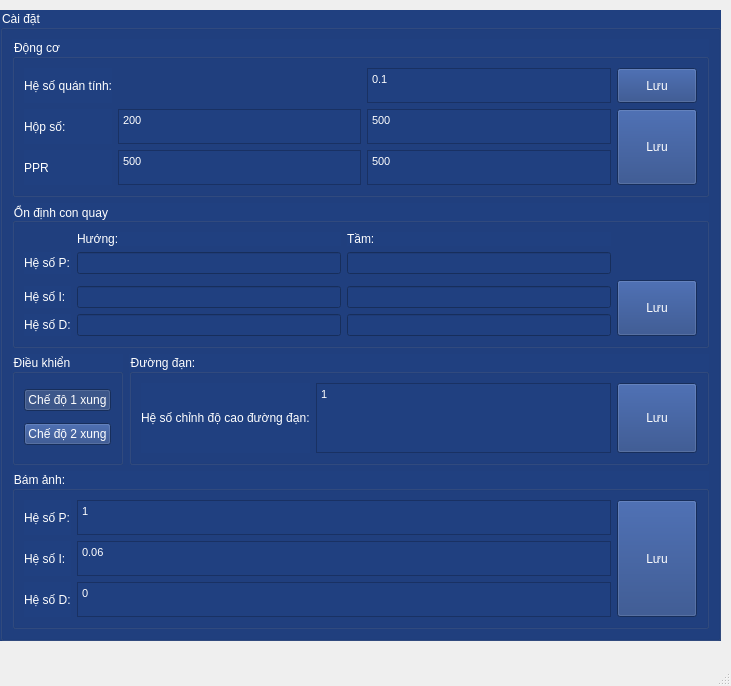
<?xml version="1.0" encoding="UTF-8"?>
<ui version="4.0">
 <class>MainWindow</class>
 <widget class="QMainWindow" name="MainWindow">
  <property name="geometry">
   <rect>
    <x>0</x>
    <y>0</y>
    <width>731</width>
    <height>686</height>
   </rect>
  </property>
  <property name="windowTitle">
   <string>MainWindow</string>
  </property>
  <widget class="QWidget" name="centralwidget">
   <widget class="QGroupBox" name="groupBox_setup">
    <property name="geometry">
     <rect>
      <x>0</x>
      <y>10</y>
      <width>721</width>
      <height>631</height>
     </rect>
    </property>
    <property name="styleSheet">
     <string notr="true">background-color: rgb(32, 64, 128); color:rgb(255, 255, 255)</string>
    </property>
    <property name="title">
     <string>Cài đặt</string>
    </property>
    <layout class="QGridLayout" name="gridLayout_7">
     <item row="0" column="0" colspan="2">
      <widget class="QGroupBox" name="groupBox_13">
       <property name="title">
        <string>Động cơ</string>
       </property>
       <layout class="QGridLayout" name="gridLayout_12">
        <item row="0" column="0">
         <widget class="QLabel" name="label_11">
          <property name="text">
           <string>Hệ số quán tính:</string>
          </property>
         </widget>
        </item>
        <item row="1" column="0">
         <widget class="QLabel" name="label_9">
          <property name="text">
           <string>Hộp số:</string>
          </property>
         </widget>
        </item>
        <item row="2" column="0">
         <widget class="QLabel" name="label_10">
          <property name="text">
           <string>PPR</string>
          </property>
         </widget>
        </item>
        <item row="1" column="1">
         <widget class="QTextEdit" name="textEdit_gearh">
          <property name="html">
           <string>&lt;!DOCTYPE HTML PUBLIC &quot;-//W3C//DTD HTML 4.0//EN&quot; &quot;http://www.w3.org/TR/REC-html40/strict.dtd&quot;&gt;
&lt;html&gt;&lt;head&gt;&lt;meta name=&quot;qrichtext&quot; content=&quot;1&quot; /&gt;&lt;style type=&quot;text/css&quot;&gt;
p, li { white-space: pre-wrap; }
&lt;/style&gt;&lt;/head&gt;&lt;body style=&quot; font-family:'MS Shell Dlg 2'; font-size:8.25pt; font-weight:400; font-style:normal;&quot;&gt;
&lt;p style=&quot; margin-top:0px; margin-bottom:0px; margin-left:0px; margin-right:0px; -qt-block-indent:0; text-indent:0px;&quot;&gt;200&lt;/p&gt;&lt;/body&gt;&lt;/html&gt;</string>
          </property>
         </widget>
        </item>
        <item row="1" column="2">
         <widget class="QTextEdit" name="textEdit_gearv">
          <property name="html">
           <string>&lt;!DOCTYPE HTML PUBLIC &quot;-//W3C//DTD HTML 4.0//EN&quot; &quot;http://www.w3.org/TR/REC-html40/strict.dtd&quot;&gt;
&lt;html&gt;&lt;head&gt;&lt;meta name=&quot;qrichtext&quot; content=&quot;1&quot; /&gt;&lt;style type=&quot;text/css&quot;&gt;
p, li { white-space: pre-wrap; }
&lt;/style&gt;&lt;/head&gt;&lt;body style=&quot; font-family:'MS Shell Dlg 2'; font-size:8.25pt; font-weight:400; font-style:normal;&quot;&gt;
&lt;p style=&quot; margin-top:0px; margin-bottom:0px; margin-left:0px; margin-right:0px; -qt-block-indent:0; text-indent:0px;&quot;&gt;500&lt;/p&gt;&lt;/body&gt;&lt;/html&gt;</string>
          </property>
         </widget>
        </item>
        <item row="2" column="1">
         <widget class="QTextEdit" name="textEdit_pprh">
          <property name="html">
           <string>&lt;!DOCTYPE HTML PUBLIC &quot;-//W3C//DTD HTML 4.0//EN&quot; &quot;http://www.w3.org/TR/REC-html40/strict.dtd&quot;&gt;
&lt;html&gt;&lt;head&gt;&lt;meta name=&quot;qrichtext&quot; content=&quot;1&quot; /&gt;&lt;style type=&quot;text/css&quot;&gt;
p, li { white-space: pre-wrap; }
&lt;/style&gt;&lt;/head&gt;&lt;body style=&quot; font-family:'MS Shell Dlg 2'; font-size:8.25pt; font-weight:400; font-style:normal;&quot;&gt;
&lt;p style=&quot; margin-top:0px; margin-bottom:0px; margin-left:0px; margin-right:0px; -qt-block-indent:0; text-indent:0px;&quot;&gt;500&lt;/p&gt;&lt;/body&gt;&lt;/html&gt;</string>
          </property>
         </widget>
        </item>
        <item row="2" column="2">
         <widget class="QTextEdit" name="textEdit_pprv">
          <property name="html">
           <string>&lt;!DOCTYPE HTML PUBLIC &quot;-//W3C//DTD HTML 4.0//EN&quot; &quot;http://www.w3.org/TR/REC-html40/strict.dtd&quot;&gt;
&lt;html&gt;&lt;head&gt;&lt;meta name=&quot;qrichtext&quot; content=&quot;1&quot; /&gt;&lt;style type=&quot;text/css&quot;&gt;
p, li { white-space: pre-wrap; }
&lt;/style&gt;&lt;/head&gt;&lt;body style=&quot; font-family:'MS Shell Dlg 2'; font-size:8.25pt; font-weight:400; font-style:normal;&quot;&gt;
&lt;p style=&quot; margin-top:0px; margin-bottom:0px; margin-left:0px; margin-right:0px; -qt-block-indent:0; text-indent:0px;&quot;&gt;500&lt;/p&gt;&lt;/body&gt;&lt;/html&gt;</string>
          </property>
         </widget>
        </item>
        <item row="0" column="3">
         <widget class="QPushButton" name="bt_save_setting_2">
          <property name="sizePolicy">
           <sizepolicy hsizetype="Minimum" vsizetype="Preferred">
            <horstretch>0</horstretch>
            <verstretch>0</verstretch>
           </sizepolicy>
          </property>
          <property name="text">
           <string>Lưu</string>
          </property>
          <property name="autoExclusive">
           <bool>true</bool>
          </property>
         </widget>
        </item>
        <item row="1" column="3" rowspan="2">
         <widget class="QPushButton" name="bt_send_pid_2">
          <property name="sizePolicy">
           <sizepolicy hsizetype="Minimum" vsizetype="Preferred">
            <horstretch>0</horstretch>
            <verstretch>0</verstretch>
           </sizepolicy>
          </property>
          <property name="text">
           <string>Lưu</string>
          </property>
          <property name="autoExclusive">
           <bool>true</bool>
          </property>
         </widget>
        </item>
        <item row="0" column="2">
         <widget class="QTextEdit" name="textEdit_acc">
          <property name="html">
           <string>&lt;!DOCTYPE HTML PUBLIC &quot;-//W3C//DTD HTML 4.0//EN&quot; &quot;http://www.w3.org/TR/REC-html40/strict.dtd&quot;&gt;
&lt;html&gt;&lt;head&gt;&lt;meta name=&quot;qrichtext&quot; content=&quot;1&quot; /&gt;&lt;style type=&quot;text/css&quot;&gt;
p, li { white-space: pre-wrap; }
&lt;/style&gt;&lt;/head&gt;&lt;body style=&quot; font-family:'MS Shell Dlg 2'; font-size:8.25pt; font-weight:400; font-style:normal;&quot;&gt;
&lt;p style=&quot; margin-top:0px; margin-bottom:0px; margin-left:0px; margin-right:0px; -qt-block-indent:0; text-indent:0px;&quot;&gt;0.1&lt;/p&gt;&lt;/body&gt;&lt;/html&gt;</string>
          </property>
         </widget>
        </item>
       </layout>
      </widget>
     </item>
     <item row="2" column="1">
      <widget class="QGroupBox" name="groupBox_6">
       <property name="title">
        <string>Đường đạn:</string>
       </property>
       <layout class="QGridLayout" name="gridLayout_6">
        <item row="0" column="0">
         <widget class="QLabel" name="label_6">
          <property name="text">
           <string>Hệ số chỉnh độ cao đường đạn:</string>
          </property>
         </widget>
        </item>
        <item row="0" column="1">
         <widget class="QTextEdit" name="textEdit_ballistic_k">
          <property name="html">
           <string>&lt;!DOCTYPE HTML PUBLIC &quot;-//W3C//DTD HTML 4.0//EN&quot; &quot;http://www.w3.org/TR/REC-html40/strict.dtd&quot;&gt;
&lt;html&gt;&lt;head&gt;&lt;meta name=&quot;qrichtext&quot; content=&quot;1&quot; /&gt;&lt;style type=&quot;text/css&quot;&gt;
p, li { white-space: pre-wrap; }
&lt;/style&gt;&lt;/head&gt;&lt;body style=&quot; font-family:'MS Shell Dlg 2'; font-size:8.25pt; font-weight:400; font-style:normal;&quot;&gt;
&lt;p style=&quot; margin-top:0px; margin-bottom:0px; margin-left:0px; margin-right:0px; -qt-block-indent:0; text-indent:0px;&quot;&gt;1&lt;/p&gt;&lt;/body&gt;&lt;/html&gt;</string>
          </property>
         </widget>
        </item>
        <item row="0" column="2">
         <widget class="QPushButton" name="bt_save_setting">
          <property name="sizePolicy">
           <sizepolicy hsizetype="Minimum" vsizetype="Preferred">
            <horstretch>0</horstretch>
            <verstretch>0</verstretch>
           </sizepolicy>
          </property>
          <property name="text">
           <string>Lưu</string>
          </property>
          <property name="autoExclusive">
           <bool>true</bool>
          </property>
         </widget>
        </item>
       </layout>
      </widget>
     </item>
     <item row="2" column="0">
      <widget class="QGroupBox" name="groupBox_7">
       <property name="title">
        <string>Điều khiển</string>
       </property>
       <layout class="QGridLayout" name="gridLayout_8">
        <item row="0" column="0" colspan="2">
         <widget class="QPushButton" name="bt_control_1_pulse">
          <property name="text">
           <string>Chế độ 1 xung</string>
          </property>
          <property name="checkable">
           <bool>true</bool>
          </property>
          <property name="checked">
           <bool>true</bool>
          </property>
          <property name="autoExclusive">
           <bool>true</bool>
          </property>
         </widget>
        </item>
        <item row="1" column="0" colspan="2">
         <widget class="QPushButton" name="bt_control_2_pulse">
          <property name="text">
           <string>Chế độ 2 xung</string>
          </property>
          <property name="checkable">
           <bool>true</bool>
          </property>
          <property name="autoExclusive">
           <bool>true</bool>
          </property>
         </widget>
        </item>
       </layout>
      </widget>
     </item>
     <item row="1" column="0" colspan="2">
      <widget class="QGroupBox" name="groupBox_8">
       <property name="title">
        <string>Ổn định con quay</string>
       </property>
       <layout class="QGridLayout" name="gridLayout_9">
        <item row="4" column="3" rowspan="3">
         <widget class="QPushButton" name="bt_send_pid">
          <property name="sizePolicy">
           <sizepolicy hsizetype="Minimum" vsizetype="Preferred">
            <horstretch>0</horstretch>
            <verstretch>0</verstretch>
           </sizepolicy>
          </property>
          <property name="text">
           <string>Lưu</string>
          </property>
          <property name="autoExclusive">
           <bool>true</bool>
          </property>
         </widget>
        </item>
        <item row="1" column="2">
         <widget class="QLabel" name="label_8">
          <property name="text">
           <string>Tầm:</string>
          </property>
         </widget>
        </item>
        <item row="6" column="0">
         <widget class="QLabel" name="label_4">
          <property name="text">
           <string>Hệ số D:</string>
          </property>
         </widget>
        </item>
        <item row="5" column="0">
         <widget class="QLabel" name="label_3">
          <property name="text">
           <string>Hệ số I:</string>
          </property>
         </widget>
        </item>
        <item row="1" column="1">
         <widget class="QLabel" name="label_7">
          <property name="text">
           <string>Hướng:</string>
          </property>
         </widget>
        </item>
        <item row="2" column="1">
         <widget class="QLineEdit" name="lineEdit_hp"/>
        </item>
        <item row="2" column="0">
         <widget class="QLabel" name="label_2">
          <property name="text">
           <string>Hệ số P:</string>
          </property>
         </widget>
        </item>
        <item row="5" column="1">
         <widget class="QLineEdit" name="lineEdit_hi"/>
        </item>
        <item row="6" column="1">
         <widget class="QLineEdit" name="lineEdit_hd"/>
        </item>
        <item row="2" column="2">
         <widget class="QLineEdit" name="lineEdit_vp"/>
        </item>
        <item row="5" column="2">
         <widget class="QLineEdit" name="lineEdit_vi"/>
        </item>
        <item row="6" column="2">
         <widget class="QLineEdit" name="lineEdit_vd"/>
        </item>
       </layout>
       <zorder>label_7</zorder>
       <zorder>label_8</zorder>
       <zorder>bt_send_pid</zorder>
       <zorder>label_3</zorder>
       <zorder>label_4</zorder>
       <zorder>lineEdit_hp</zorder>
       <zorder>label_2</zorder>
       <zorder>lineEdit_hi</zorder>
       <zorder>lineEdit_hd</zorder>
       <zorder>lineEdit_vp</zorder>
       <zorder>lineEdit_vi</zorder>
       <zorder>lineEdit_vd</zorder>
      </widget>
     </item>
     <item row="3" column="0" colspan="2">
      <widget class="QGroupBox" name="groupBox_14">
       <property name="title">
        <string>Bám ảnh:</string>
       </property>
       <layout class="QGridLayout" name="gridLayout_13">
        <item row="2" column="0">
         <widget class="QLabel" name="label_14">
          <property name="text">
           <string>Hệ số D:</string>
          </property>
         </widget>
        </item>
        <item row="0" column="1">
         <widget class="QTextEdit" name="textEdit_p_track">
          <property name="html">
           <string>&lt;!DOCTYPE HTML PUBLIC &quot;-//W3C//DTD HTML 4.0//EN&quot; &quot;http://www.w3.org/TR/REC-html40/strict.dtd&quot;&gt;
&lt;html&gt;&lt;head&gt;&lt;meta name=&quot;qrichtext&quot; content=&quot;1&quot; /&gt;&lt;style type=&quot;text/css&quot;&gt;
p, li { white-space: pre-wrap; }
&lt;/style&gt;&lt;/head&gt;&lt;body style=&quot; font-family:'MS Shell Dlg 2'; font-size:8.25pt; font-weight:400; font-style:normal;&quot;&gt;
&lt;p style=&quot; margin-top:0px; margin-bottom:0px; margin-left:0px; margin-right:0px; -qt-block-indent:0; text-indent:0px;&quot;&gt;1&lt;/p&gt;&lt;/body&gt;&lt;/html&gt;</string>
          </property>
         </widget>
        </item>
        <item row="2" column="1">
         <widget class="QTextEdit" name="textEdit_d_track">
          <property name="html">
           <string>&lt;!DOCTYPE HTML PUBLIC &quot;-//W3C//DTD HTML 4.0//EN&quot; &quot;http://www.w3.org/TR/REC-html40/strict.dtd&quot;&gt;
&lt;html&gt;&lt;head&gt;&lt;meta name=&quot;qrichtext&quot; content=&quot;1&quot; /&gt;&lt;style type=&quot;text/css&quot;&gt;
p, li { white-space: pre-wrap; }
&lt;/style&gt;&lt;/head&gt;&lt;body style=&quot; font-family:'MS Shell Dlg 2'; font-size:8.25pt; font-weight:400; font-style:normal;&quot;&gt;
&lt;p style=&quot; margin-top:0px; margin-bottom:0px; margin-left:0px; margin-right:0px; -qt-block-indent:0; text-indent:0px;&quot;&gt;0&lt;/p&gt;&lt;/body&gt;&lt;/html&gt;</string>
          </property>
         </widget>
        </item>
        <item row="1" column="0">
         <widget class="QLabel" name="label_13">
          <property name="text">
           <string>Hệ số I:</string>
          </property>
         </widget>
        </item>
        <item row="0" column="0">
         <widget class="QLabel" name="label_12">
          <property name="text">
           <string>Hệ số P:</string>
          </property>
         </widget>
        </item>
        <item row="1" column="1">
         <widget class="QTextEdit" name="textEdit_i_track">
          <property name="html">
           <string>&lt;!DOCTYPE HTML PUBLIC &quot;-//W3C//DTD HTML 4.0//EN&quot; &quot;http://www.w3.org/TR/REC-html40/strict.dtd&quot;&gt;
&lt;html&gt;&lt;head&gt;&lt;meta name=&quot;qrichtext&quot; content=&quot;1&quot; /&gt;&lt;style type=&quot;text/css&quot;&gt;
p, li { white-space: pre-wrap; }
&lt;/style&gt;&lt;/head&gt;&lt;body style=&quot; font-family:'MS Shell Dlg 2'; font-size:8.25pt; font-weight:400; font-style:normal;&quot;&gt;
&lt;p style=&quot; margin-top:0px; margin-bottom:0px; margin-left:0px; margin-right:0px; -qt-block-indent:0; text-indent:0px;&quot;&gt;0.06&lt;/p&gt;&lt;/body&gt;&lt;/html&gt;</string>
          </property>
         </widget>
        </item>
        <item row="0" column="2" rowspan="3">
         <widget class="QPushButton" name="bt_send_pid_track">
          <property name="sizePolicy">
           <sizepolicy hsizetype="Minimum" vsizetype="Preferred">
            <horstretch>0</horstretch>
            <verstretch>0</verstretch>
           </sizepolicy>
          </property>
          <property name="text">
           <string>Lưu</string>
          </property>
          <property name="autoExclusive">
           <bool>true</bool>
          </property>
         </widget>
        </item>
       </layout>
      </widget>
     </item>
    </layout>
   </widget>
  </widget>
  <widget class="QMenuBar" name="menubar">
   <property name="geometry">
    <rect>
     <x>0</x>
     <y>0</y>
     <width>731</width>
     <height>20</height>
    </rect>
   </property>
  </widget>
  <widget class="QStatusBar" name="statusbar"/>
 </widget>
 <resources/>
 <connections/>
</ui>
